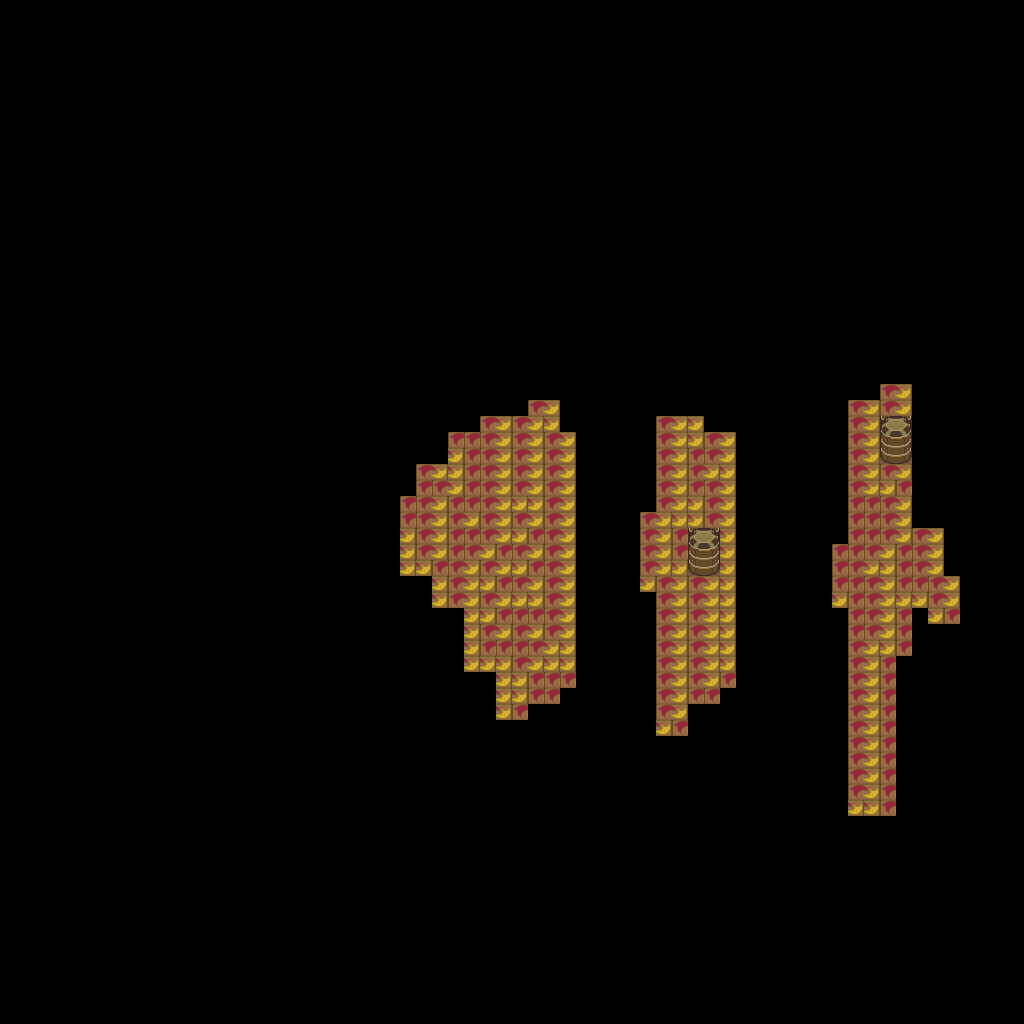

Rendered tile map (Tiled .tmx) drawn with the repository's tilesets; below, a short description and the map source with its tile grids summarised:
An orthogonal 64x64 tile map with 16x16 px tiles, 1 tile layer (base), 1 hidden layer not drawn.

<map version="1.10" tiledversion="1.12.1" orientation="orthogonal" renderorder="right-down" width="64" height="64" tilewidth="16" tileheight="16" infinite="0" nextlayerid="3" nextobjectid="1">
 <tileset firstgid="1" source="../classiciphone_pics4.tsx" />
 <layer id="1" name="base" width="64" height="64">
  <data>[4096 cells, 4096 non-empty, 9 distinct tile ids]</data>
 </layer>
 <layer id="2" name="collision" width="64" height="64" visible="0">
  <properties><property name="collision" value="true" /></properties>
  <data>[4096 cells, 3743 non-empty, 1 distinct tile ids]</data>
 </layer>
</map>
